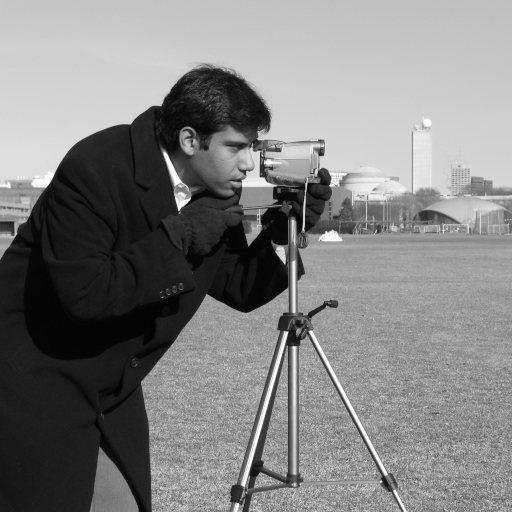
#> input picture skimage.data.camera(), 512 x 512 px
$ jupyter execute 'matplotlib 500_그래프를 이미지 저장하고 이미지를 읽어서 출력하기.ipynb'   (shell and % lines are left out)
#> lines starting #> are read from the running program, lines starting #| are printed output that depends on the picture
[cell 1]
import matplotlib
import matplotlib.pyplot as plt
import numpy as np

y = [2,4,6,8,10,12,14,16,18,20]
x = np.arange(10)
fig = plt.figure()
ax = plt.subplot(111)
ax.plot(x, y, label='$y = numbers')
plt.title('Legend inside')
ax.legend()
#plt.show()

fig.savefig('plot.png')
#> figure, not shown here; curve peaks at x = 9, y = 20

[cell 2]
from IPython.display import Image
image = Image('plot.png')
image

### 그래프를 파일로 저장하고 fig 종료

[cell 3]
fig, ax = plt.subplots( nrows=1, ncols=1 )  # create figure & 1 axis
ax.plot([0,1,2], [10,20,3])
fig.savefig('to.png')   # save the figure to file
plt.close(fig)

[cell 4]
fig

# 이미지를 읽어서 출력하기

[cell 5]
a = plt.imread('plot.png')
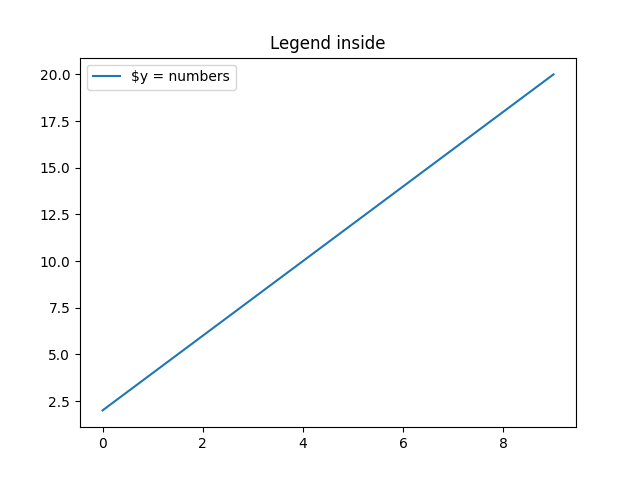
#> a: shape (480, 640, 4) float32; mean R, G, B, A 0.985, 0.987, 0.988, 1

plt.imshow(a)

[cell 6]

plt.imsave('plotim.png',a)

[cell 7]
help(plt.imsave)

[cell 8]
plt.imshow(plt.imread('plotim.png'))

## skimage를 불러와서 출력하기

###  흑백 이미지를 기본디폴트 설정 색채지도 “jet”과 흑백 색채지도 “gray”를 활용하여 도식화하고, 그 차이를 살펴본다

[cell 9]
from skimage import data
import matplotlib.pyplot as plt
import numpy as np


# 이미지 데이터(흑백)
image = data.camera()
#> image is the input picture: shape (512, 512); min 0, max 255, mean 129.1

# 이미지 시각화 비교
fig, (ax_jet, ax_gray) = plt.subplots(ncols=2, figsize=(10, 5))

ax_jet.imshow(image, cmap='jet')
ax_gray.imshow(image, cmap='gray');

### 얼굴 부분만 처리해 본다.

    이미지에 나온 사진사 얼굴이 왜곡되고 더렵혀진 것을 “Jet” 색채지도에서 확인할 수 있다.
    그외에도, “Jet” 색채지도가 명암을 왜곡시키고 있으며, 다른 색조로 인해 인공적인 경계선이 생성된 것도 확인할 수 있고,
    남성 위쪽 입술에 빨간 점도 보이는 등 “Jet” 색채지도는 왜곡이 심함을 볼 수 있다.


[cell 10]
face = image[80:160, 200:280]
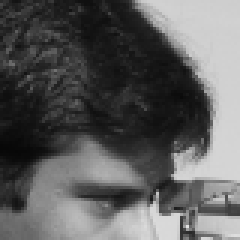
#> face: shape (80, 80) (shown 3 times larger); min 7, max 225, mean 92.9
fig, (ax_jet, ax_gray) = plt.subplots(ncols=2)
ax_jet.imshow(face, cmap='jet')
ax_gray.imshow(face, cmap='gray');

[cell 11]
face = image[80:160, 200:280]
fig, (ax_jet, ax_gray) = plt.subplots(1,2)
ax_jet.imshow(face, cmap='jet')
ax_gray.imshow(face, cmap='gray');

## 다양한 cmap을 이용해서 처리해 보기

[cell 12]
X, Y = np.ogrid[-5:5:0.1, -5:5:0.1]
R = np.exp(-(X**2 + Y**2) / 15)

[cell 13]
fig, axes = plt.subplots(2, 2, figsize=(10, 10))

axes[0, 0].imshow(R, cmap='jet')
axes[0, 1].imshow(R, cmap='viridis')
axes[1, 0].imshow(R, cmap='magma')
axes[1, 1].imshow(R, cmap='gray');

[cell 14]
from skimage import data

coins = data.coins()
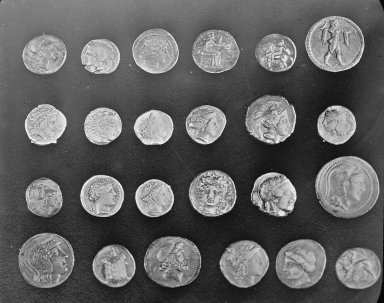
#> input picture skimage.data.coins(), 384 x 303 px
#> coins is the input picture: shape (303, 384); min 1, max 252, mean 96.9

print(type(coins), coins.dtype, coins.shape)
#| <class 'numpy.ndarray'> uint8 (303, 384)
plt.imshow(coins, interpolation='nearest')

[cell 15]
plt.imshow(coins, cmap='gray',interpolation='nearest')

## 칼러 이미지 표시

[cell 16]
cat = data.chelsea()
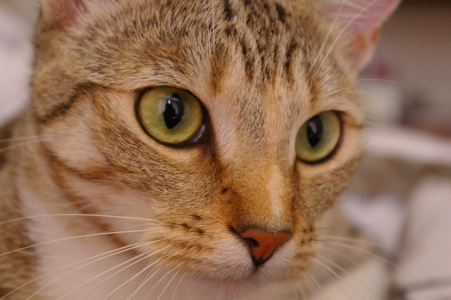
#> input picture skimage.data.chelsea(), 451 x 300 px
#> cat is the input picture: shape (300, 451, 3); mean R, G, B 147.7, 111.4, 86.8
print("Shape:", cat.shape)
#| Shape: (300, 451, 3)
print("Values min/max", cat.min(), cat.max())
#| Values min/max 0 231

plt.imshow(cat, interpolation='nearest')

[cell 17]
plt.imshow(cat[:,:,1], interpolation='nearest')

[cell 18]
plt.imshow(cat[:,:,1],cmap='gray', interpolation='nearest')
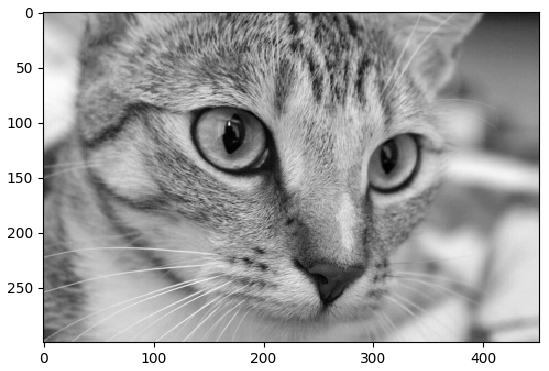
#> figure drawn by matplotlib, 1 panel

## 이미지를 읽어서 출력하기

[cell 19]
from skimage import io

image = io.imread('balloon.png')
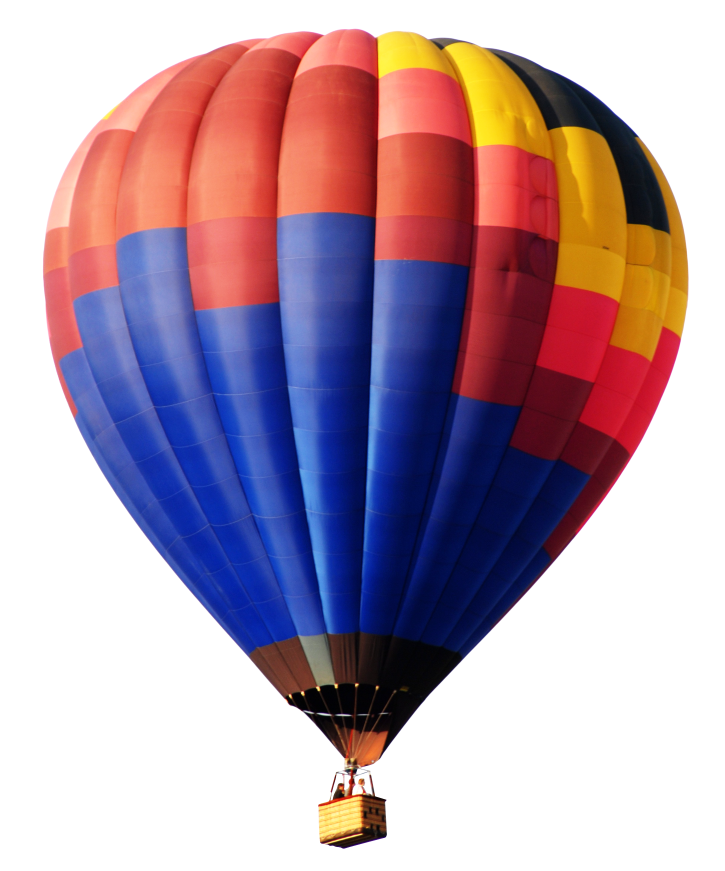
#> input picture balloon.png, 1450 x 1741 px (shown at 1/2 size)
#> image is the input picture: shape (1741, 1450, 4); mean R, G, B, A 181.2, 158, 171.4, 134.8

print(type(image))
#| <class 'numpy.ndarray'>
plt.imshow(image);

### 이미지 파일을 읽어오기

[cell 20]
ic = io.imread_collection('*.png')
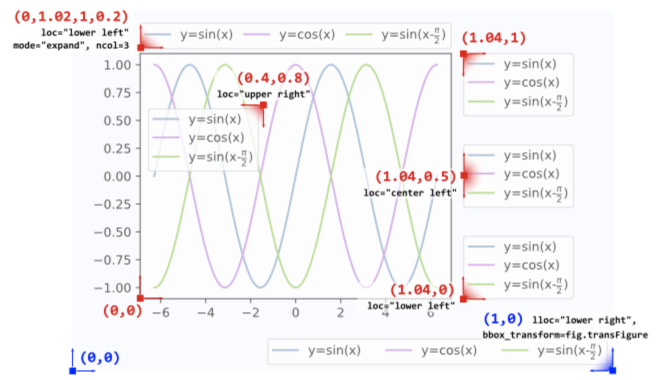
#> input picture legend.png, 1326 x 760 px (shown at 1/2 size)
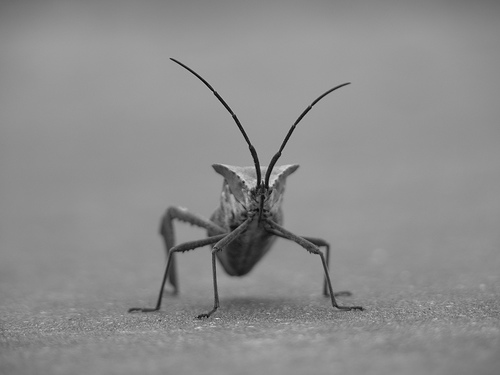
#> input picture stinkbug.png, 500 x 375 px
#> ic = 3 items

print(type(ic), '\n\n', ic)
#> (printed output is left out)

[cell 21]
import matplotlib.pyplot as plt
import matplotlib.image as mpimg
import numpy as np

[cell 22]
img=mpimg.imread('stinkbug.png')
#> img: shape (375, 500, 3) float32; min 0, max 0.851, mean 0.551

[cell 23]
plt.imshow(img)

[cell 24]
lum_img = img[:,:,0]

[cell 25]
lum_img

[cell 26]
plt.imshow(lum_img)

[cell 27]
plt.imshow(lum_img, cmap="hot")

[cell 28]
imgplot = plt.imshow(lum_img)
imgplot.set_cmap('nipy_spectral')
plt.colorbar()
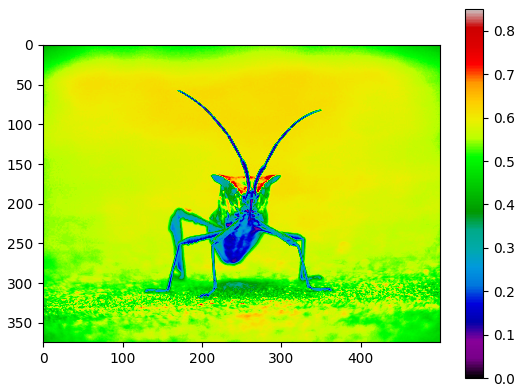
#> figure drawn by matplotlib, 2 panels

[cell 29]
plt.hist(lum_img.ravel(), bins=256, range=(0.0, 1.0), fc='k', ec='b')
plt.show()
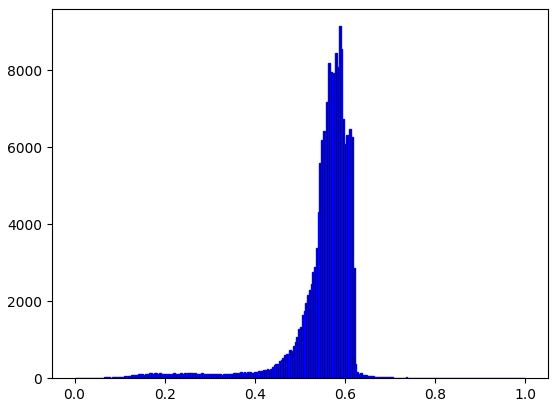
#> figure drawn by matplotlib, 1 panel; tallest bar 9148 high, from x = 0.586 to 0.59
